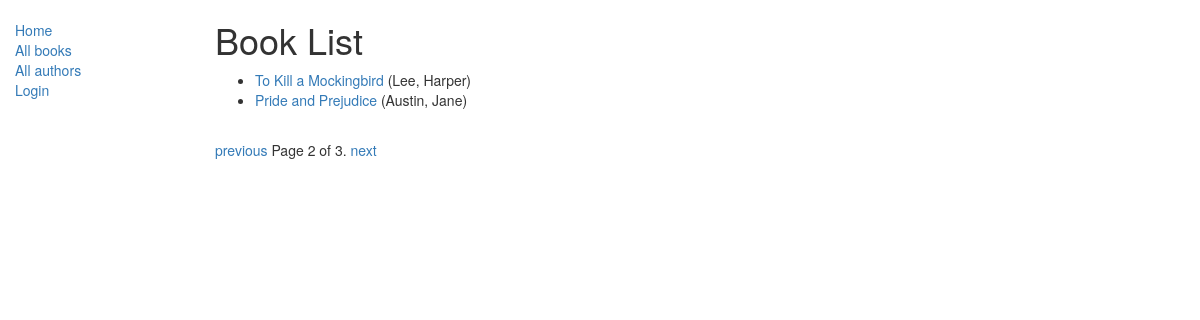
The app's page /catalog/books/?page=2 with its own data.
### catalog/models.py (models this page shows, shortened)
class Book(models.Model):
	title = models.CharField(max_length=200)
	author = models.ForeignKey('Author', on_delete=models.SET_NULL, null=True)
	summary = models.TextField(max_length=1000, help_text='Enter brief description of book')
	isbn = models.CharField('ISBN', max_length=13, help_text='13 chars')
	genre = models.ManyToManyField(Genre, help_text='Select a genre for this book')
	language = models.ForeignKey('Language', on_delete=models.SET_NULL, null=True)
	def get_absolute_url(self):
		return reverse('book-detail', args=[str(self.id)])  # pylint: disable=E1101
	def display_genre(self):
		'''
		Creates a string for the genre
		'''
		return ', '.join([genre.name for genre in self.genre.all()[:2]])  # pylint: disable=E1101
	display_genre.short_description = 'Genre'
	def display_lang(self):
		'''
		Creates a string for the language
		'''
		return self.language
	display_lang.short_description = 'Language'

class Author(models.Model):
	first_name = models.CharField(max_length=100)
	last_name = models.CharField(max_length=100)
	date_of_birth = models.DateField(null=True, blank=True)
	class Meta:
		ordering = ['last_name', 'first_name']
	def __str__(self):
		return f'{self.last_name}, {self.first_name}'

### catalog/views.py (the view)
# urls.py: path('books/', views.BookListView.as_view(), name='books'),
class BookListView(generic.ListView):
	model = Book
	paginate_by = 2
	def get_context_data(self, **kwargs):
		context = super(BookListView, self).get_context_data(**kwargs)
		context['name'] = 'ygr'
		return context

### catalog/templates/catalog/book_list.html
{% extends "base_generic.html" %}
{% block content %}
	<h1>
		Book List
	</h1>
	{% if book_list %}
		<ul>
			{% for book in book_list %}
				<li>
					<a href="{{book.get_absolute_url}}">
						{{book.title}}
					</a>
					({{book.author}})
				</li>
			{% endfor %}
		</ul>
		{% else %}
		<p>There is no book in Library</p>
	{% endif %}
{% endblock %}

### records on screen
Book: title "To Kill a Mockingbird", author "Lee, Harper"
Book: title "Pride and Prejudice", author "Austin, Jane"

### other values on screen
{{ page_obj.number }} "2"
{{ page_obj.paginator.num_pages }} "3"
